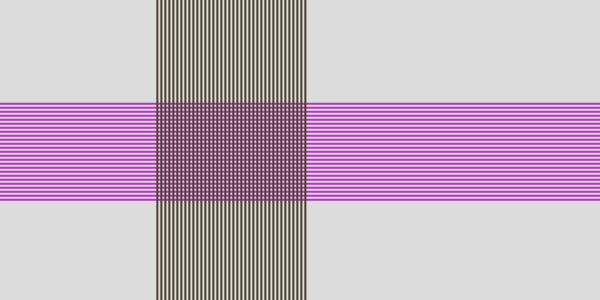
Frame 1 (no input)
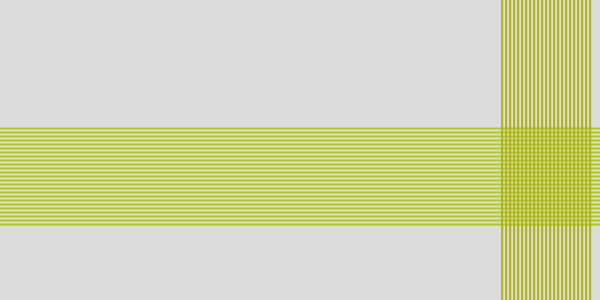
Frame 2 (the mouse pressed at the canvas centre, redrawn once)

The p5.js sketch that drew these frames (run headless with seeded random() and noise() and a simulated clock; the mouse was pressed at the canvas centre and the sketch redrawn once):

// p5.js sketch
// ── sketch.js
const canvasWidth = 600;
const canvasHeight = 300;

const threadSpace = 4;

function setup() {
  createCanvas(canvasWidth, canvasHeight);
  frameRate(1);
  background(220);
  strokeWeight(2);
  noLoop();
}

function drawVerticalLine(x0, y0, y1) {
  line(x0, y0, x0, y1);
}

function drawHorizontalLine(y0, x0, x1) {
  line(x0, y0, x1, y0);
}

function isOverlappingVertical(x0, x1) {
  for (segment of verticalSegments) {
    if (x0 > segment[0] && x1 < segment[1]) return true;
    if (x0 < segment[0] && x1 > segment[1]) return true;
  }
}

function isOverLappingHorizontal(y0, y1) {
  for (segment of horizontalSegments) {
    if (y0 > segment[0] && y1 < segment[1]) return true;
    if (y0 < segment[0] && y1 > segment[1]) return true;
  }
}

function draw() {
  numberOfSegments = 0;
  drawnSegments = [];
  background(220);
  drawYarn();
}

function drawYarn() {
  //got color for this bit
  stroke(random(255), random(255), random(255));

  // draw horizontally
  const horizontalSegment = new Segment(false);
  horizontalSegment.draw();

  stroke(random(255), random(255), random(255));

  //draw vertical
  const verticalSegments = new Segment(true);
  verticalSegments.draw();
}

// ── segment.js
class Segment {
  constructor(vertical) {
    this.vertical = vertical;

    //calculate init and length according to direction
    if (vertical) {
      this.init = random(width);
      this.length = min(random(width - this.init), 150);
    }

    if (!vertical) {
      this.init = random(height);
      this.length = min(random(height - this.init), 100);
    }

    //calculate end point
    this.end = this.init + this.length;
  }

  //draw current segment
  draw() {
    //loop through length with a step of threadSpace
    for (let i = this.init; i < this.end; i += threadSpace) {
      if (this.vertical) drawVerticalLine(i, 0, height);
      else drawHorizontalLine(i, 0, width);
    }
  }
}
